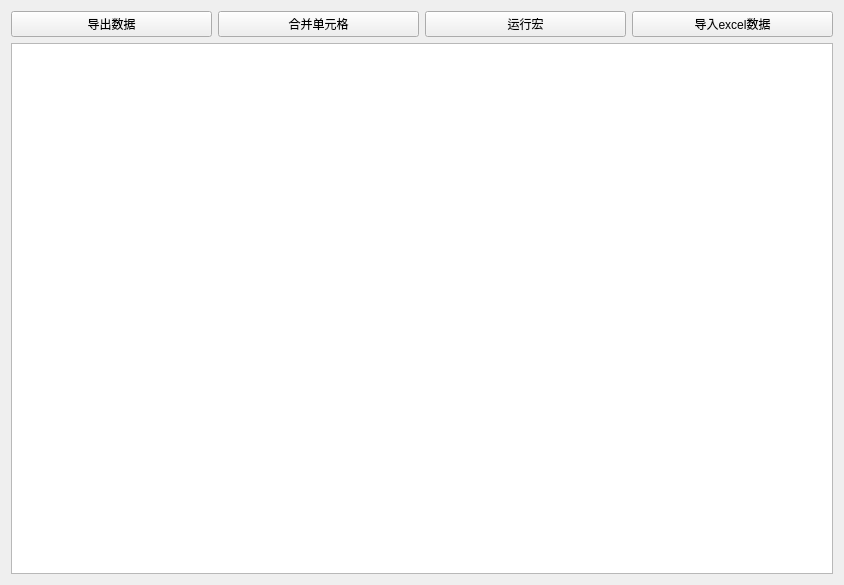
<?xml version="1.0" encoding="UTF-8"?>
<ui version="4.0">
 <class>ExcelDemoForm</class>
 <widget class="QWidget" name="ExcelDemoForm">
  <property name="geometry">
   <rect>
    <x>0</x>
    <y>0</y>
    <width>844</width>
    <height>585</height>
   </rect>
  </property>
  <property name="windowTitle">
   <string>Form</string>
  </property>
  <layout class="QGridLayout" name="gridLayout">
   <item row="0" column="1">
    <widget class="QPushButton" name="pushButton_2">
     <property name="text">
      <string>合并单元格</string>
     </property>
    </widget>
   </item>
   <item row="0" column="0">
    <widget class="QPushButton" name="pushButton">
     <property name="text">
      <string>导出数据</string>
     </property>
    </widget>
   </item>
   <item row="0" column="2">
    <widget class="QPushButton" name="pushButton_3">
     <property name="text">
      <string>运行宏</string>
     </property>
    </widget>
   </item>
   <item row="0" column="3">
    <widget class="QPushButton" name="pushButton_4">
     <property name="text">
      <string>导入excel数据</string>
     </property>
    </widget>
   </item>
   <item row="2" column="0" colspan="4">
    <widget class="QTableWidget" name="tableWidget">
     <property name="columnCount">
      <number>0</number>
     </property>
    </widget>
   </item>
  </layout>
 </widget>
 <resources/>
 <connections/>
</ui>
